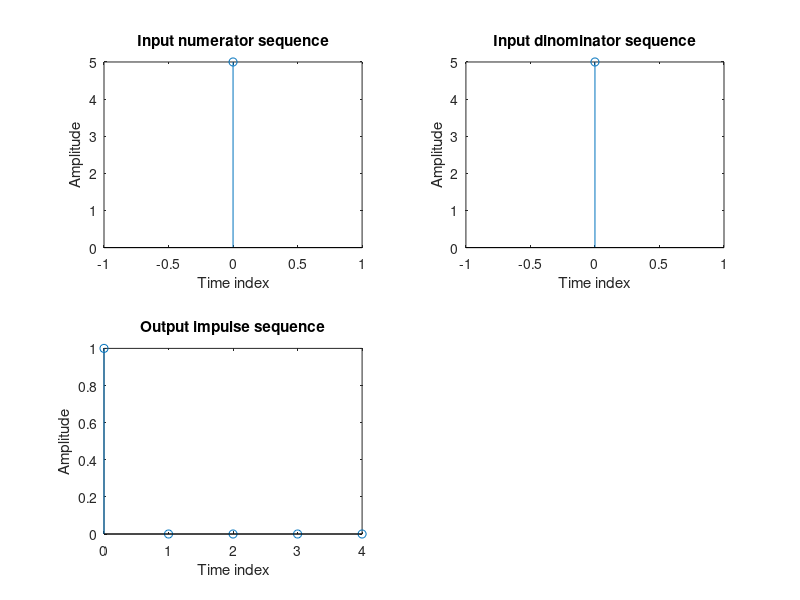

The MATLAB script that drew this image:
clc;
clear all;
close all;
a=input('Enter the Numerator coefficients');
b=input('Enter the Denominator coefficients');
hn=impz(a,b,5);
disp(hn);
L=length(a);
n=0:1:L-1;
subplot(2,2,1);
stem(n,a);
xlabel('Time index');
ylabel('Amplitude');
title('Input numerator sequence');
M=length(b);
n1=0:1:M-1;
subplot(2,2,2);
stem(n1,b);
xlabel('Time index');
ylabel('Amplitude');
title('Input dinominator sequence');
N=length(hn);
n2=0:1:N-1;
subplot(2,2,3);
stem(n2,hn);
xlabel('Time index');
ylabel('Amplitude');
title('Output impulse sequence');